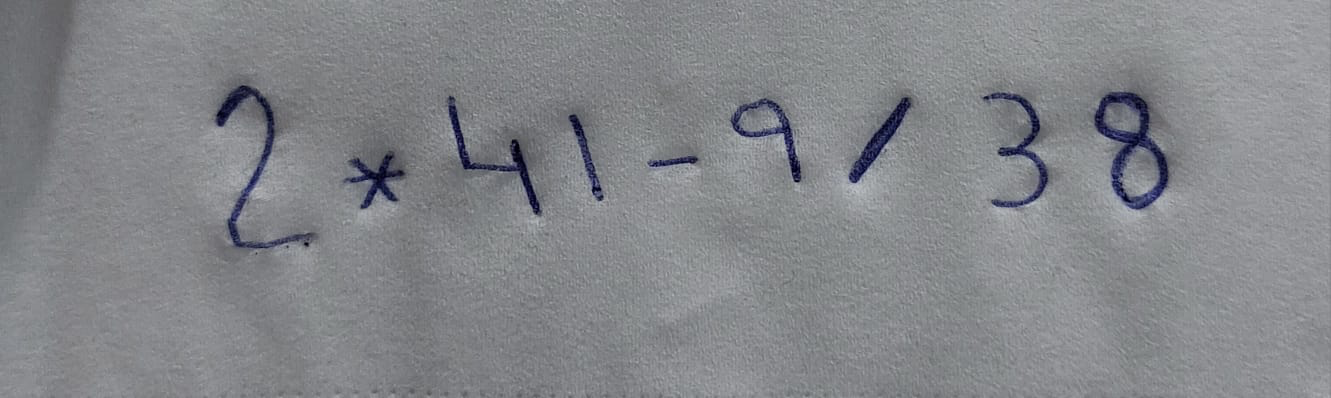
#> input picture img_3.png, 1331 x 398 px
$ jupyter execute --allow-errors equation-solver.ipynb
#> lines starting #> are read from the running program, lines starting #| are printed output that depends on the picture; after the words box and inside, x2 and y2 are one past the last pixel; in counts of white or black regions, pixels touching at a corner belong together
[cell 1]
import numpy as np # linear algebra
import pandas as pd # data processing, CSV file I/O (e.g. pd.read_csv)
import cv2
import tensorflow as tf
import matplotlib.pyplot as plt
from imutils.contours import sort_contours
import imutils
import matplotlib.pyplot as plt

[cell 2]
from keras.models import Sequential
from keras.layers import Conv2D, MaxPool2D, Dense, Flatten
from keras.optimizers import Adam
from keras.preprocessing import image_dataset_from_directory

[cell 3]
seed_train_validation = 1 # Must be same for train_ds and val_ds
shuffle_value = True
validation_split = 0.2

#> (the rest of this cell did not finish here and is left out)

#> (a cell that did not finish here is left out)

#> (a cell that did not finish here is left out)

#> (a cell that did not finish here is left out)

[cell 7]
epochs = 10
#> (the rest of this cell did not finish here and is left out)

#> (a cell that did not finish here is left out)

#> (a cell that did not finish here is left out)

#> (a cell that did not finish here is left out)

#> (a cell that did not finish here is left out)

[cell 12]
def make_prediction(img):
    img = np.expand_dims(img, axis=0)  # Reshape for the model
    # Predict
    prediction = model.predict(img)
    pred_class = np.argmax(prediction, axis=1)
    return labels_dict[pred_class[0]]

[cell 13]
import cv2

# Load the image
image = cv2.imread('img_3.png')
#> image is the input picture: shape (398, 1331, 3); mean B, G, R 138, 133.9, 132.1
# image = cv2.cvtColor(image, cv2.COLOR_BGR2RGB)
plt.figure(figsize=(20,20))
plt.imshow(image)

[cell 14]
# Convert to grayscale
gray = cv2.cvtColor(image, cv2.COLOR_BGR2GRAY)

# Apply GaussianBlur for noise reduction
blurred = cv2.GaussianBlur(gray, (5, 5), 0)

# Binarize the image
_, binary_image = cv2.threshold(blurred, 127, 255, cv2.THRESH_BINARY_INV + cv2.THRESH_OTSU)
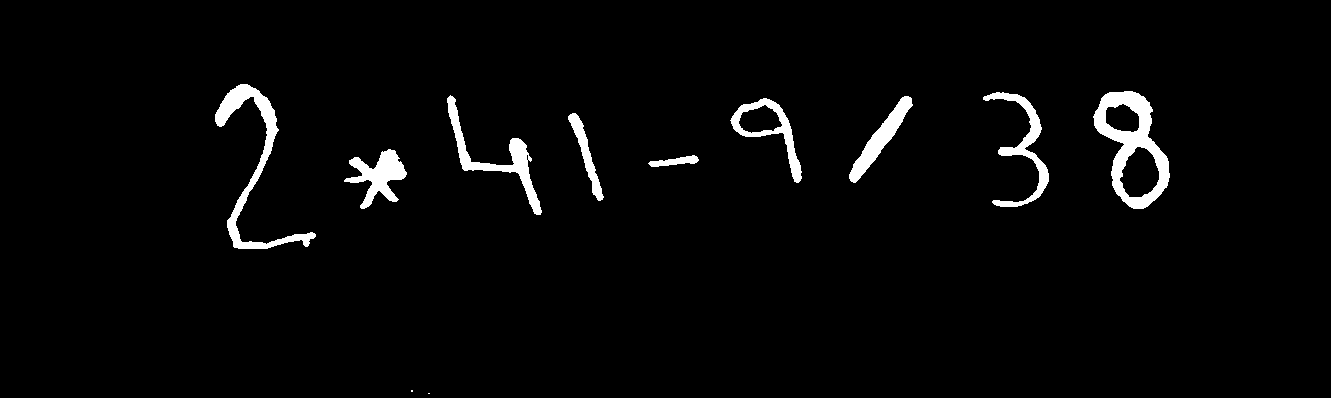
#> binary_image: shape (398, 1331); 2.9% white; 11 white regions (2 under 20 px)

plt.imshow(binary_image)

[cell 15]
contours, _ = cv2.findContours(binary_image, cv2.RETR_EXTERNAL, cv2.CHAIN_APPROX_SIMPLE)
#> contours = 11 contours, 2 with area under 20; largest, box (x1, y1, x2, y2) and area: (1093, 91, 1170, 209) 5430, (215, 84, 316, 249) 2491, (730, 98, 802, 183) 2035, (447, 95, 542, 215) 1720, (344, 149, 407, 209) 1498
contours = sort_contours(contours, method="left-to-right")[0]

chars = []
result = []

#> (the rest of this cell did not finish here and is left out)

[cell 16]
plt.figure(figsize=(10,10))
plt.imshow(image)

[cell 17]
for i, img in enumerate(chars):
    plt.subplot(int(len(chars) / 2 + 1), 2, i + 1)
    plt.imshow(img)
#> this loop made 1 pass
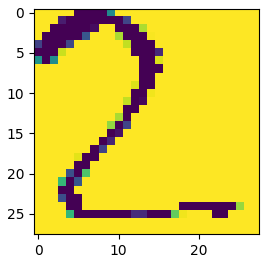
#> figure drawn by matplotlib, 1 panel

$ run again, with img_1.png copied over img_3.png
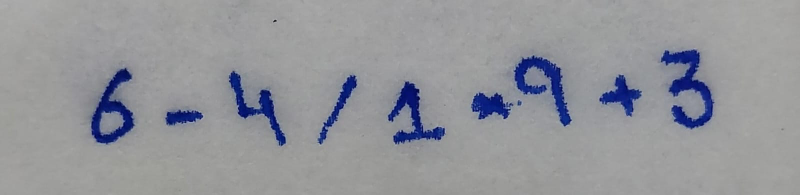
#> input picture img_1.png, 1600 x 390 px (shown at 1/2 size)
#> image is the input picture: shape (390, 1600, 3); mean B, G, R 154.3, 148.9, 147.4
#> `_, binary_image = cv2.threshold(blurred, 127, 255, cv2.THRESH_BINARY_I..`:
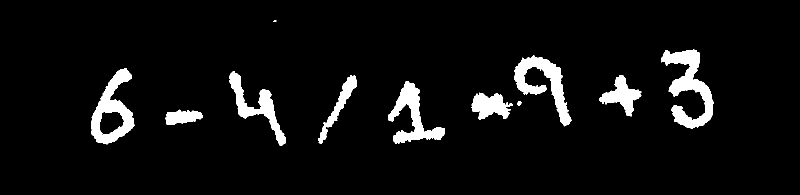
#> binary_image: shape (390, 1600) (shown at 1/2 size); 5.8% white; 11 white regions (1 under 20 px)
#> contours = 11 contours, 1 with area under 20; largest, box (x1, y1, x2, y2) and area: (182, 136, 269, 289) 7054, (1322, 99, 1428, 258) 6344, (1028, 111, 1143, 253) 5192, (776, 163, 890, 288) 4577, (458, 142, 572, 292) 3946
#> the loop `for i, img in enumerate(chars):` made 1 pass
#> `[cell 17] for i, img in enumerate(chars): plt.subplot(int(len(chars) /..`:
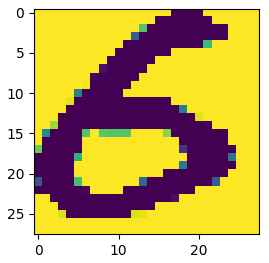
#> figure drawn by matplotlib, 1 panel

$ run again, with img.png copied over img_3.png
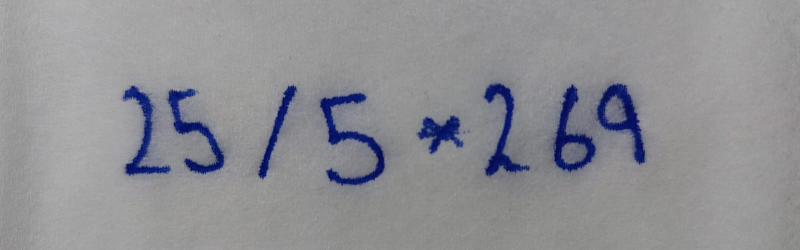
#> input picture img.png, 1600 x 500 px (shown at 1/2 size)
#> image is the input picture: shape (500, 1600, 3); mean B, G, R 147.8, 143, 142.6
#> `_, binary_image = cv2.threshold(blurred, 127, 255, cv2.THRESH_BINARY_I..`:
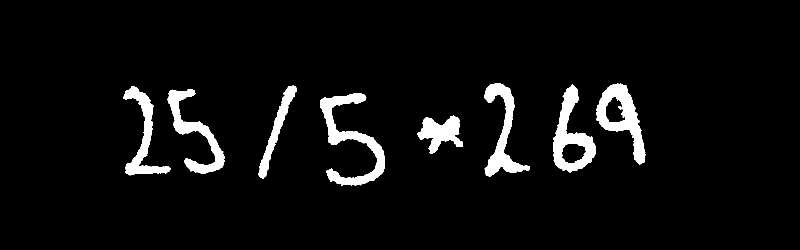
#> binary_image: shape (500, 1600) (shown at 1/2 size); 5.1% white; 8 white regions
#> contours = 8 contours; box (x1, y1, x2, y2) and area: (1106, 169, 1192, 345) 7248, (1193, 167, 1291, 329) 7247, (640, 186, 770, 372) 6597, (968, 166, 1060, 353) 5070, (335, 178, 449, 348) 4983, (246, 172, 341, 351) 4292, (834, 231, 926, 308) 3458, (516, 171, 594, 358) 2867
#> the loop `for i, img in enumerate(chars):` made 1 pass
#> `[cell 17] for i, img in enumerate(chars): plt.subplot(int(len(chars) /..`:
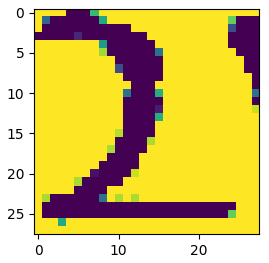
#> figure drawn by matplotlib, 1 panel
